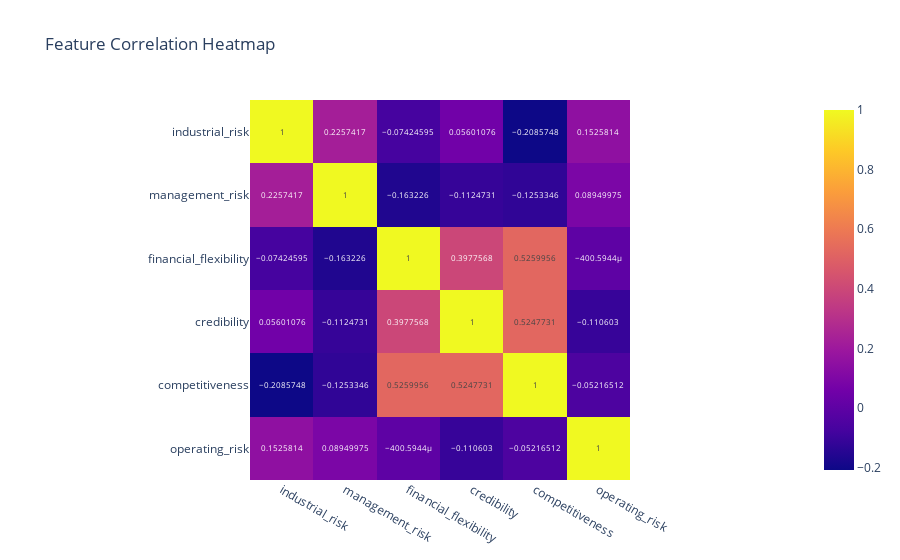

The notebook cell this image was saved under:
### Code cell
# Chart 4: Heatmap of correlation between features
correlation = data.drop(columns="class").corr()
fig4 = px.imshow(correlation, text_auto=True, title="Feature Correlation Heatmap")
fig4.show()

### Figure 1 — Plotly figure (JSON) as saved in the notebook; plotly's stock layout.template omitted (floating-point values rounded to 4 significant figures)
{"data": [{"coloraxis": "coloraxis", "hovertemplate": "x: %{x}<br>y: %{y}<br>color: %{z}<extra></extra>", "name": "0", "texttemplate": "%{z}", "type": "heatmap", "x": ["industrial_risk", "management_risk", "financial_flexibility", "credibility", "competitiveness", "operating_risk"], "xaxis": "x", "y": ["industrial_risk", "management_risk", "financial_flexibility", "credibility", "competitiveness", "operating_risk"], "yaxis": "y", "z": [[1, 0.2257, -0.07425, 0.05601, -0.2086, 0.1526], [0.2257, 1, -0.1632, -0.1125, -0.1253, 0.0895], [-0.07425, -0.1632, 1, 0.3978, 0.526, -0.0004006], [0.05601, -0.1125, 0.3978, 1, 0.5248, -0.1106], [-0.2086, -0.1253, 0.526, 0.5248, 1, -0.05217], [0.1526, 0.0895, -0.0004006, -0.1106, -0.05217, 1]]}], "layout": {"coloraxis": {"colorscale": [[0, "#0d0887"], [0.1111, "#46039f"], [0.2222, "#7201a8"], [0.3333, "#9c179e"], [0.4444, "#bd3786"], [0.5556, "#d8576b"], [0.6667, "#ed7953"], [0.7778, "#fb9f3a"], [0.8889, "#fdca26"], [1, "#f0f921"]]}, "title": {"text": "Feature Correlation Heatmap"}, "xaxis": {"anchor": "y", "constrain": "domain", "domain": [0, 1], "scaleanchor": "y"}, "yaxis": {"anchor": "x", "autorange": "reversed", "constrain": "domain", "domain": [0, 1]}}}
